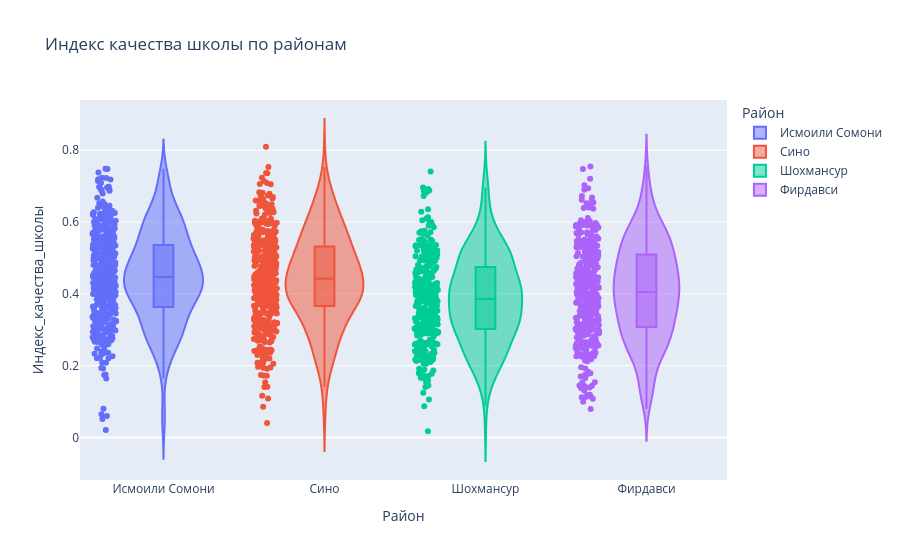

Notebook cell for this chart:
### Code cell
# 5. Индекс качества школы по районам (violin plot)
fig5 = px.violin(df, x="Район", y="Индекс_качества_школы", color="Район",
                 box=True, points="all",
                 title="Индекс качества школы по районам")
fig5.show()

### Figure 1 — Plotly figure (JSON) as saved in the notebook; plotly's stock layout.template omitted (floating-point values rounded to 4 significant figures; data arrays with more than 128 entries replaced by an {"elided": "..."} marker saying what was removed)
{"data": [{"alignmentgroup": "True", "box": {"visible": true}, "hovertemplate": "Район=%{x}<br>Индекс_качества_школы=%{y}<extra></extra>", "legendgroup": "Исмоили Сомони", "marker": {"color": "#636efa"}, "name": "Исмоили Сомони", "offsetgroup": "Исмоили Сомони", "orientation": "v", "points": "all", "scalegroup": "True", "showlegend": true, "type": "violin", "x": {"elided": "426 str values"}, "x0": " ", "xaxis": "x", "y": {"elided": "426 float values"}, "y0": " ", "yaxis": "y"}, {"alignmentgroup": "True", "box": {"visible": true}, "hovertemplate": "Район=%{x}<br>Индекс_качества_школы=%{y}<extra></extra>", "legendgroup": "Сино", "marker": {"color": "#EF553B"}, "name": "Сино", "offsetgroup": "Сино", "orientation": "v", "points": "all", "scalegroup": "True", "showlegend": true, "type": "violin", "x": {"elided": "428 str values"}, "x0": " ", "xaxis": "x", "y": {"elided": "428 float values"}, "y0": " ", "yaxis": "y"}, {"alignmentgroup": "True", "box": {"visible": true}, "hovertemplate": "Район=%{x}<br>Индекс_качества_школы=%{y}<extra></extra>", "legendgroup": "Шохмансур", "marker": {"color": "#00cc96"}, "name": "Шохмансур", "offsetgroup": "Шохмансур", "orientation": "v", "points": "all", "scalegroup": "True", "showlegend": true, "type": "violin", "x": {"elided": "318 str values"}, "x0": " ", "xaxis": "x", "y": {"elided": "318 float values"}, "y0": " ", "yaxis": "y"}, {"alignmentgroup": "True", "box": {"visible": true}, "hovertemplate": "Район=%{x}<br>Индекс_качества_школы=%{y}<extra></extra>", "legendgroup": "Фирдавси", "marker": {"color": "#ab63fa"}, "name": "Фирдавси", "offsetgroup": "Фирдавси", "orientation": "v", "points": "all", "scalegroup": "True", "showlegend": true, "type": "violin", "x": {"elided": "353 str values"}, "x0": " ", "xaxis": "x", "y": {"elided": "353 float values"}, "y0": " ", "yaxis": "y"}], "layout": {"legend": {"title": {"text": "Район"}, "tracegroupgap": 0}, "title": {"text": "Индекс качества школы по районам"}, "violinmode": "overlay", "xaxis": {"anchor": "y", "categoryarray": ["Исмоили Сомони", "Сино", "Шохмансур", "Фирдавси"], "categoryorder": "array", "domain": [0, 1], "title": {"text": "Район"}}, "yaxis": {"anchor": "x", "domain": [0, 1], "title": {"text": "Индекс_качества_школы"}}}}
